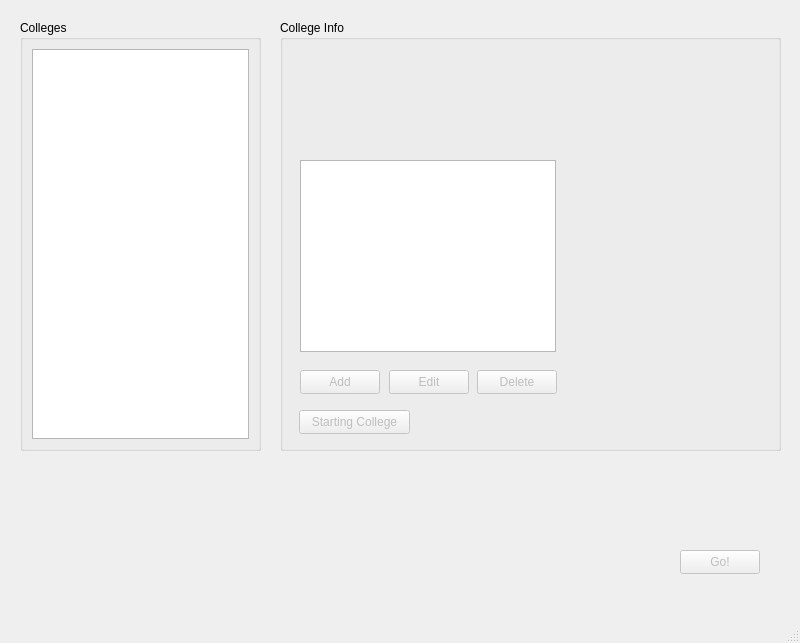
<?xml version="1.0" encoding="UTF-8"?>
<ui version="4.0">
 <class>MainWindow</class>
 <widget class="QMainWindow" name="MainWindow">
  <property name="geometry">
   <rect>
    <x>0</x>
    <y>0</y>
    <width>800</width>
    <height>643</height>
   </rect>
  </property>
  <property name="windowTitle">
   <string>MainWindow</string>
  </property>
  <widget class="QWidget" name="centralwidget">
   <widget class="QPushButton" name="button_go">
    <property name="enabled">
     <bool>false</bool>
    </property>
    <property name="geometry">
     <rect>
      <x>680</x>
      <y>550</y>
      <width>80</width>
      <height>24</height>
     </rect>
    </property>
    <property name="text">
     <string>Go!</string>
    </property>
   </widget>
   <widget class="QGroupBox" name="box_collegeNames">
    <property name="geometry">
     <rect>
      <x>20</x>
      <y>20</y>
      <width>241</width>
      <height>431</height>
     </rect>
    </property>
    <property name="title">
     <string>Colleges</string>
    </property>
    <layout class="QVBoxLayout" name="verticalLayout">
     <item>
      <widget class="QListWidget" name="list_collegeNames">
       <property name="wordWrap">
        <bool>true</bool>
       </property>
      </widget>
     </item>
    </layout>
   </widget>
   <widget class="QGroupBox" name="box_collegeInfo">
    <property name="enabled">
     <bool>true</bool>
    </property>
    <property name="geometry">
     <rect>
      <x>280</x>
      <y>20</y>
      <width>501</width>
      <height>431</height>
     </rect>
    </property>
    <property name="title">
     <string>College Info</string>
    </property>
    <widget class="QLabel" name="label_collegeName">
     <property name="geometry">
      <rect>
       <x>20</x>
       <y>30</y>
       <width>461</width>
       <height>40</height>
      </rect>
     </property>
     <property name="font">
      <font>
       <pointsize>14</pointsize>
       <bold>true</bold>
      </font>
     </property>
     <property name="text">
      <string/>
     </property>
     <property name="alignment">
      <set>Qt::AlignCenter</set>
     </property>
    </widget>
    <widget class="QLabel" name="label_distanceFromSaddlebackPREFIX">
     <property name="geometry">
      <rect>
       <x>20</x>
       <y>95</y>
       <width>381</width>
       <height>21</height>
      </rect>
     </property>
     <property name="font">
      <font>
       <pointsize>10</pointsize>
      </font>
     </property>
     <property name="text">
      <string/>
     </property>
    </widget>
    <widget class="QListWidget" name="list_souvenirs">
     <property name="geometry">
      <rect>
       <x>20</x>
       <y>140</y>
       <width>256</width>
       <height>192</height>
      </rect>
     </property>
    </widget>
    <widget class="QPushButton" name="button_addSouvenir">
     <property name="enabled">
      <bool>false</bool>
     </property>
     <property name="geometry">
      <rect>
       <x>20</x>
       <y>350</y>
       <width>80</width>
       <height>24</height>
      </rect>
     </property>
     <property name="text">
      <string>Add</string>
     </property>
    </widget>
    <widget class="QPushButton" name="button_editSouvenir">
     <property name="enabled">
      <bool>false</bool>
     </property>
     <property name="geometry">
      <rect>
       <x>109</x>
       <y>350</y>
       <width>80</width>
       <height>24</height>
      </rect>
     </property>
     <property name="text">
      <string>Edit</string>
     </property>
    </widget>
    <widget class="QPushButton" name="button_deleteSouvenir">
     <property name="enabled">
      <bool>false</bool>
     </property>
     <property name="geometry">
      <rect>
       <x>197</x>
       <y>350</y>
       <width>80</width>
       <height>24</height>
      </rect>
     </property>
     <property name="text">
      <string>Delete</string>
     </property>
    </widget>
    <widget class="QRadioButton" name="button_addToTrip">
     <property name="enabled">
      <bool>false</bool>
     </property>
     <property name="geometry">
      <rect>
       <x>20</x>
       <y>390</y>
       <width>91</width>
       <height>22</height>
      </rect>
     </property>
     <property name="text">
      <string>Add to Trip</string>
     </property>
    </widget>
    <widget class="QPushButton" name="button_startingCollege">
     <property name="enabled">
      <bool>false</bool>
     </property>
     <property name="geometry">
      <rect>
       <x>19</x>
       <y>390</y>
       <width>111</width>
       <height>24</height>
      </rect>
     </property>
     <property name="text">
      <string>Starting College</string>
     </property>
    </widget>
   </widget>
   <widget class="QLabel" name="label_tripColleges">
    <property name="geometry">
     <rect>
      <x>20</x>
      <y>470</y>
      <width>641</width>
      <height>71</height>
     </rect>
    </property>
    <property name="text">
     <string/>
    </property>
    <property name="wordWrap">
     <bool>true</bool>
    </property>
   </widget>
   <widget class="QLabel" name="label_totalDistance">
    <property name="geometry">
     <rect>
      <x>20</x>
      <y>560</y>
      <width>361</width>
      <height>20</height>
     </rect>
    </property>
    <property name="text">
     <string/>
    </property>
   </widget>
  </widget>
  <widget class="QMenuBar" name="menubar">
   <property name="geometry">
    <rect>
     <x>0</x>
     <y>0</y>
     <width>800</width>
     <height>26</height>
    </rect>
   </property>
  </widget>
  <widget class="QStatusBar" name="statusbar"/>
  <action name="actionUniversity_Of_California_Irvine">
   <property name="text">
    <string>University Of California Irvine</string>
   </property>
  </action>
  <action name="actionArizona_State_University">
   <property name="text">
    <string>Arizona State University</string>
   </property>
  </action>
  <action name="actionAdmin">
   <property name="text">
    <string>Admin</string>
   </property>
  </action>
 </widget>
 <resources/>
 <connections/>
</ui>
